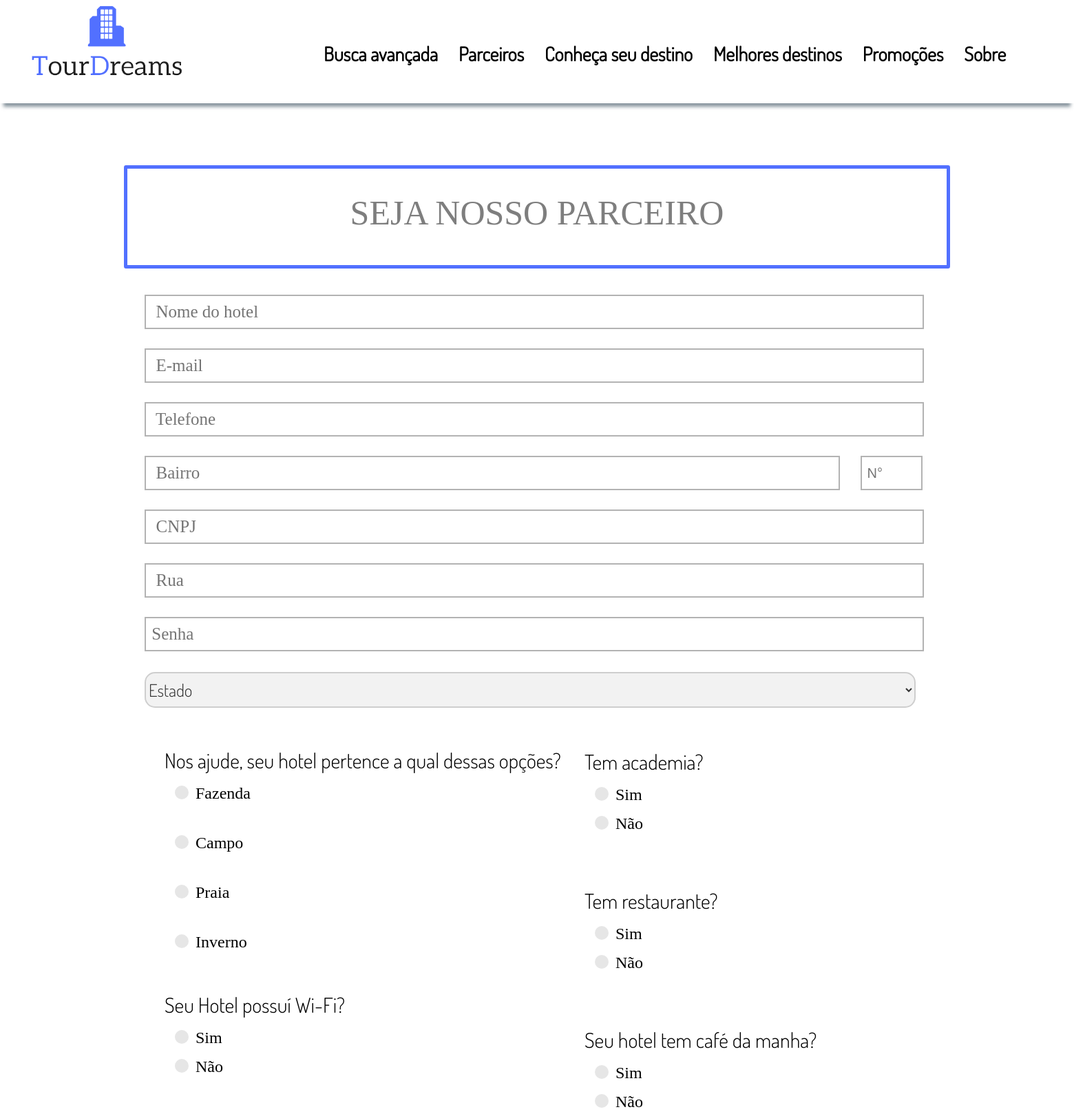
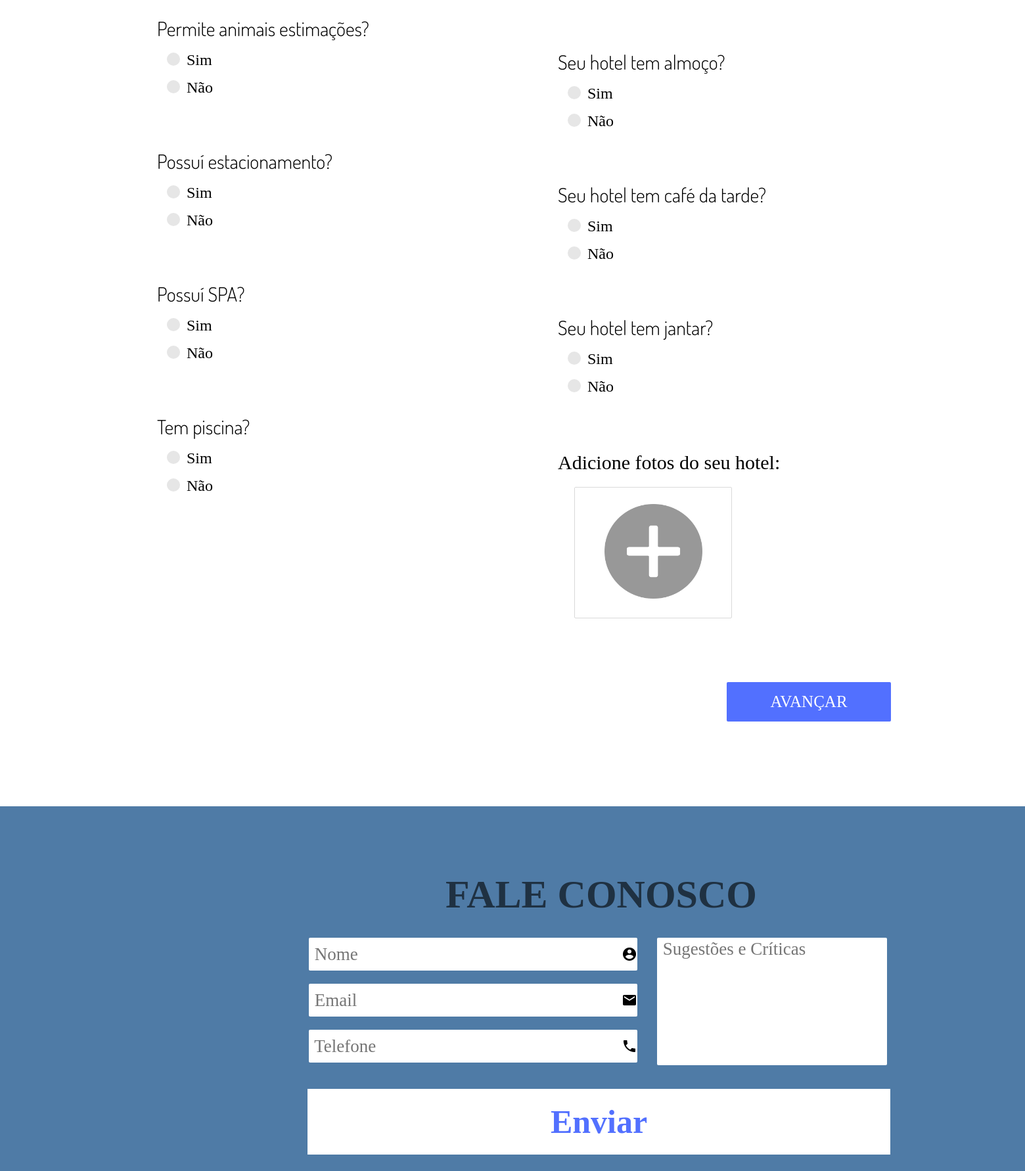
Screenshot of /cadastroParceiro.php (upper part) with the database file from the repository (2 pictures, top to bottom).
### tables this page shows
CREATE TABLE `tbl_categoria` (
  `id_categoria` int(11) NOT NULL AUTO_INCREMENT,
  `nome_categoria` varchar(45) DEFAULT NULL,
  PRIMARY KEY (`id_categoria`)
);

### cadastroParceiro.php (called while the page is built)
<?php
    require_once('views/cadastroParceiro.php');
?>

### models/parceiro_class.php (called while the page is built, shortened)
<?php
	class parceiro{
	  public function __construct(){
		  $conexao_bd = new mysql_db();
	  }
		public function SelectCategoria(){
			$sql =" select * from tbl_categoria ";
			$select = mysql_query($sql);
			$cont = 0;
			while($rs=mysql_fetch_array($select)){
				$listCategoria[] = new parceiro();
				$listCategoria[$cont]->idCategoria=$rs['id_categoria'];
				$listCategoria[$cont]->nome_categoria=$rs['nome_categoria'];
				$cont+=1;
			}
			return $listCategoria;
		}
}
?>

### controllers/hotel_controller.php (called while the page is built, shortened)
<?php
    class ControllerHotel{
		public function ListarCategoria(){
			require_once('models/parceiro_class.php');
			$listCategoria = new parceiro();
			return $listCategoria -> SelectCategoria();
        }
	}
 ?>

### views/crud_cadastroParceiro/parceiro_view.php (the view, shortened to what this page needs)
<?php
	$nome_hotel="";
	$telefone_hotel="";
	$cnpj_hotel="";
	$btnAvancar="AVANÇAR";
	$email_hotel="";
	$rua_hotel="";
	$bairro_hotel="";
	$action="Novo";
	$numero_hotel="";
  $senha_hotel="";
	$idEditar="";
	$titulo_parceiro = "SEJA NOSSO PARCEIRO";
?>
<div id="seja_usuario">
	<p><?php echo($titulo_parceiro); ?></p>
</div>
<form name="Cadastro_parceiro" method="post" enctype="multipart/form-data" action="router.php?controller=hotel&modo=<?php echo($action) ?><?php echo($idEditar) ?>">
			<div id="espaco_cadastro_p1">
				<input type="text" name="txtNomeHotel" placeholder="  Nome do hotel " class="input_cadastro_parceiro"
				required value="<?php echo($nome_hotel); ?>"/>
				<input type="email" name="txtEmail" placeholder="  E-mail " class="input_cadastro_parceiro"
				required value="<?php echo($email_hotel); ?>"/>
				<input type="text" name="txtTelefone" placeholder="  Telefone " class="input_cadastro_parceiro" id="telefone_hotel"
				onkeypress="this.value = FormataTel(event)" maxlength="13" required value="<?php echo($telefone_hotel); ?>"/>
				<input type="text" name="txtBairro" placeholder="  Bairro" class="input_cadastro_parceiro2"
				required value="<?php echo($bairro_hotel); ?>"/>
				<input placeholder=" N°" type="text" name="txtNumeroHotel"
				required value="<?php echo($numero_hotel) ?>" class="numero_cadastro_parceiro" >
				<input type="text" name="txtCNPJ" placeholder="  CNPJ" class="input_cadastro_parceiro" id="cnpj_hotel"
				onkeypress="this.value = FormataCnpj(event)" maxlength="18" required value="<?php echo($cnpj_hotel); ?>"/>
				<input type="text" name="txtEndereco" placeholder="  Rua" class="input_cadastro_parceiro"
				required value="<?php echo($rua_hotel); ?>"/>
				<input type="password" name="txtSenha" maxlength="15" placeholder=" Senha " class="input_cadastro_parceiro"
				required value="<?php echo($senha_hotel); ?>"/>
				<div id="corpo">
				   <select name="cb_estado" id="cb_estado" class="option_cadastro2">
						<option selected id="cb_estado_selecione">Estado</option>
				   </select>
				</div>
			</div>
			<table id="espaco_cadastro_p3" border="0">
				<tr>
					<td class="espaco_perguntas">
						<p class="mais_espaco_p">Nos ajude, seu hotel pertence a qual dessas opções?</p>
						<?php
									 require_once('controllers/hotel_controller.php');
									$hotel_controller = new ControllerHotel();
									 $rs = $hotel_controller->ListarCategoria();
									$cont = 0;
									while($cont<count($rs)){
						?>
								<div class="resposta_opt_p">
									<label class="control2 control--radio">
										<input  type="radio"  name="opt"  value="<?php echo($rs[$cont]->idCategoria); ?>"/>  <?php echo($rs[$cont]->nome_categoria); ?>
										<div class="control__indicator2"></div>
									</label>
								</div>
						<?php
									$cont+=1;
								}
						?>
					</td>
				</tr>
				<tr>
					<td class="espaco_perguntas">
						<p class="espaco_p_cadastro">Seu Hotel possuí Wi-Fi?</p>
						<div class="resposta_opt_p">
							<label class="control2 control--radio">
								<input  type="radio"  name="opt2"  <?php if($wi_fi == 1){ echo('checked'); } ?> value="1"/>Sim
								<div class="control__indicator2"></div>
							</label>
							<label class="control2 control--radio">
								<input  type="radio" name="opt2"  <?php if($wi_fi == 0){ echo('checked'); } ?> value="0"/>Não
								<div class="control__indicator2"></div>
							</label>
						</div>
					</td>
				</tr>
				<tr>
					<td class="espaco_perguntas">
						<p class="espaco_p_cadastro">Permite animais estimações? </p>
						<div class="resposta_opt_p">
							<label class="control2 control--radio">
								<input   type="radio" name="opt3" value="1" />  Sim
								<div class="control__indicator2"></div>
							</label>
							<label class="control2 control--radio">
								<input   type="radio" name="opt3" value="0" />  Não
								<div class="control__indicator2"></div>
							</label>
						</div>
					</td>
				</tr>
				<tr>
					<td class="espaco_perguntas">
						<p class="espaco_p_cadastro">Possuí estacionamento? </p>
						<div class="resposta_opt_p">
							<label class="control2 control--radio">
								<input   type="radio"  name="opt4" value="1" />  Sim
								<div class="control__indicator2"></div>
							</label>
							<label class="control2 control--radio">
								<input   type="radio"  name="opt4" value="0" />  Não
								<div class="control__indicator2"></div>
							</label>
						</div>
					</td>
				</tr>
				<tr>
					<td class="espaco_perguntas">
						<p class="espaco_p_cadastro">Possuí SPA? </p>
						<div class="resposta_opt_p">
							<label class="control2 control--radio">
								<input   type="radio"  name="opt5" value="1" />  Sim
								<div class="control__indicator2"></div>
							</label>
							<label class="control2 control--radio">
								<input   type="radio"  name="opt5" value="0" />  Não
								<div class="control__indicator2"></div>
							</label>
						</div>
					</td>
				</tr>
				<tr>
					<td class="espaco_perguntas">
						<p class="espaco_p_cadastro">Tem piscina? </p>
						<div class="resposta_opt_p">
							<label class="control2 control--radio">
								<input   type="radio"  name="opt6" value="1" />  Sim
								<div class="control__indicator2"></div>
							</label>
							<label class="control2 control--radio">
								<input   type="radio"  name="opt6" value="0" />  Não
								<div class="control__indicator2"></div>
							</label>
						</div>
					</td>
				</tr>
			</table>
			<table id="espaco_cadastro_p4" border="0">
				<tr>
					<td class="espaco_perguntas">
						<p class="espaco_p_cadastro">Tem academia? </p>
						<div class="resposta_opt_p">
							<label class="control2 control--radio">
								<input   type="radio"  name="opt7" value="1" />  Sim
								<div class="control__indicator2"></div>
							</label>
							<label class="control2 control--radio">
								<input   type="radio"  name="opt7" value="0" />  Não
								<div class="control__indicator2"></div>
							</label>
						</div>
					</td>
				</tr>
				<tr>
					<td class="espaco_perguntas">
						<p class="espaco_p_cadastro">Tem restaurante? </p>
						<div class="resposta_opt_p">
							<label class="control2 control--radio">
								<input   type="radio"  name="opt71" value="1" />  Sim
								<div class="control__indicator2"></div>
							</label>
							<label class="control2 control--radio">
								<input   type="radio"  name="opt71" value="0" />  Não
								<div class="control__indicator2"></div>
							</label>
						</div>
					</td>
				</tr>
				<tr>
					<td class="espaco_perguntas">
						<p class="espaco_p_cadastro">Seu hotel tem café da manha? </p>
						<div class="resposta_opt_p">
							<label class="control2 control--radio">
								<input   type="radio"  name="opt8" value="1" />  Sim
								<div class="control__indicator2"></div>
							</label>
							<label class="control2 control--radio">
								<input   type="radio"  name="opt8" value="0" />  Não
								<div class="control__indicator2"></div>
							</label>
						</div>
					</td>
				</tr>
				<tr>
					<td class="espaco_perguntas">
						<p class="espaco_p_cadastro">Seu hotel tem almoço? </p>
						<div class="resposta_opt_p">
							<label class="control2 control--radio">
								<input   type="radio"  name="opt9" value="1" />  Sim
								<div class="control__indicator2"></div>
							</label>
							<label class="control2 control--radio">
								<input   type="radio"  name="opt9" value="0" />  Não
								<div class="control__indicator2"></div>
							</label>
						</div>
					</td>
				</tr>
				<tr>
					<td class="espaco_perguntas">
						<p class="espaco_p_cadastro">Seu hotel tem café da tarde? </p>
						<div class="resposta_opt_p">
							<label class="control2 control--radio">
								<input   type="radio"  name="opt10" value="1" />  Sim
								<div class="control__indicator2"></div>
							</label>
							<label class="control2 control--radio">
								<input   type="radio"  name="opt10" value="0" />  Não
								<div class="control__indicator2"></div>
							</label>
						</div>
					</td>
				</tr>
				<tr>
					<td class="espaco_perguntas">
						<p class="espaco_p_cadastro">Seu hotel tem jantar? </p>
						<div class="resposta_opt_p">
							<label class="control2 control--radio">
								<input   type="radio"  name="opt11" value="1" />  Sim
								<div class="control__indicator2"></div>
							</label>
							<label class="control2 control--radio">
								<input   type="radio"  name="opt11" value="0" />  Não
								<div class="control__indicator2"></div>
							</label>
						</div>
					</td>
				</tr>
				<tr>
					<td class="espaco_perguntas_img">
						<p  class="mais_espaco_p">Adicione fotos do seu hotel:  </p>
						<div class="img_parceiro_cadastro2">
						</div>
						<div class="img_parceiro_cadastro22">
							 <label name="addImg" class="addquartoo" for='uploadChange'><img src="imagens/addMais.png" width="90%" height="90%"/> </label>
						</div>
					</td>
				</tr>
				<tr>
					<td class="espaco_perguntas_btn">
						<input type="submit" name="btnAvancar"  value = "<?php echo($btnAvancar); ?>" class="btn_avanca_parceiro"/>
					</td>
				</tr>
			</table>
		</form>

### head.php (style rules this page uses)
body { margin: 0; padding: 0; }

### rows the page displays
tbl_categoria: nome_categoria "Fazenda"
tbl_categoria: nome_categoria "Campo"
tbl_categoria: nome_categoria "Praia"
tbl_categoria: nome_categoria "Inverno"

### other values shown
$titulo_parceiro "SEJA NOSSO PARCEIRO"
